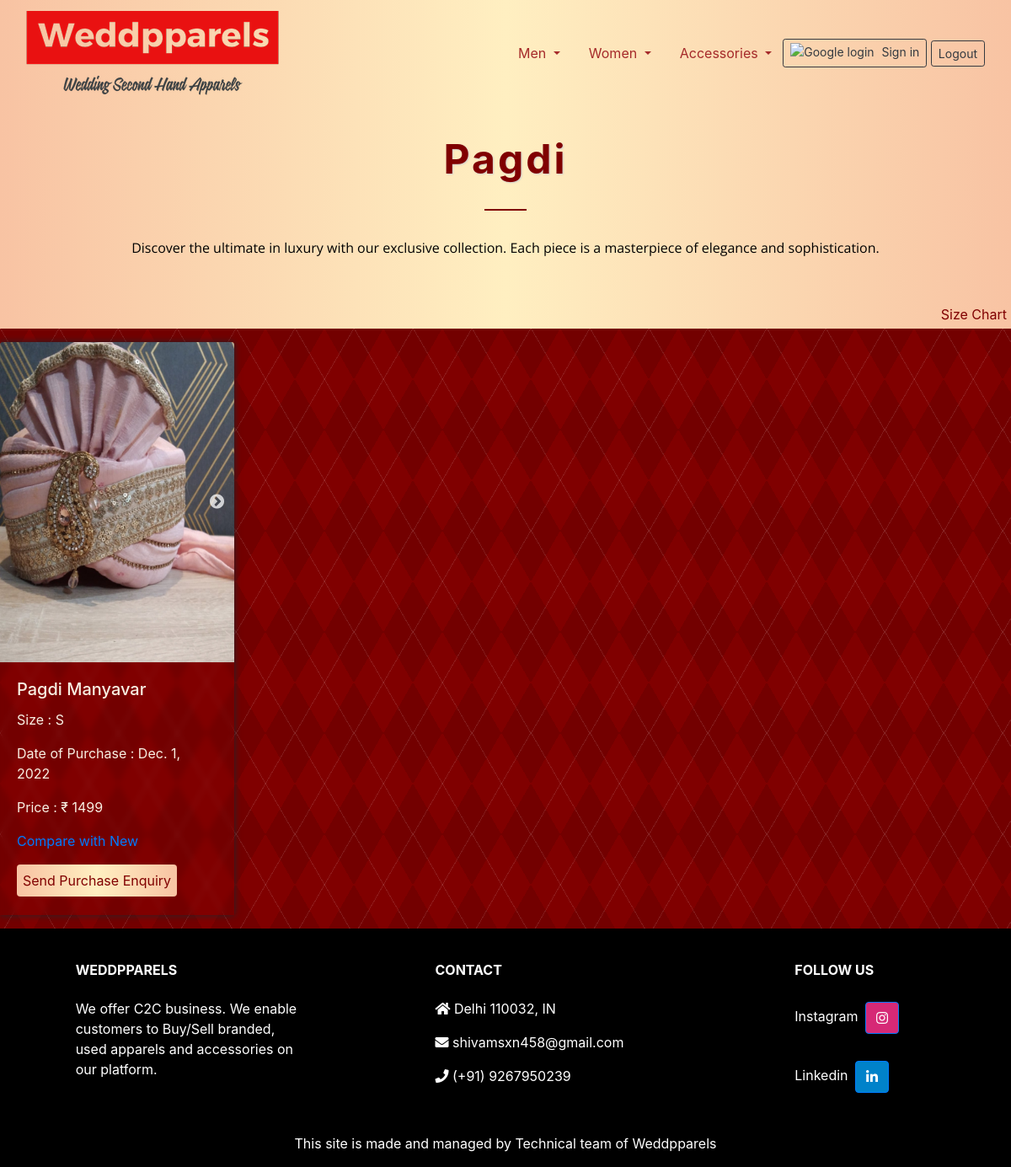
Page /shop/categorydisplay/Pagdi on the committed database.
### shop/models.py (models this page shows, shortened)
class Product(models.Model):
    product_id = models.AutoField
    product_name = models.CharField(max_length= 30)
    size = models.CharField(max_length=100, blank=True, default="onesize")
    purchase_date = models.DateField()
    category = models.CharField(max_length=25, default="")
    subcategory = models.CharField(max_length=25, default="")
    price = models.IntegerField(default= 0)
    image = models.ImageField(upload_to="shop/images", blank=True, default="")
    sideimage = models.ImageField(upload_to="shop/images", blank=True, default="/shop/images/imagecomingsoon.png")
    backimage = models.ImageField(upload_to="shop/images", blank=True, default="/shop/images/imagecomingsoon.png")
    url = models.URLField(max_length=200, blank=True, default= "")

### shop/views.py (the view)
# urls.py: path('categorydisplay/Pagdi',  views.pagdifunc, name=""),
def pagdifunc(request):
    products = Product.objects.filter(subcategory='Pagdi')
    productsfilter = Product.objects.filter(subcategory='Pagdi')[:1]
    context = {'products': products, 'productsfilter': productsfilter}
    return render(request, 'shop/navbarcatpagdi.html',context)

### shop/templates/shop/navbarcatpagdi.html
{% extends 'shop/base.html' %}

### shop/templates/shop/base.html (shortened to what this page needs)
{% block categorydisplay %}
{% load static %}
<!doctype html>
<html lang="en" xmlns="http://www.w3.org/1999/html">
<head>
    <link rel="stylesheet" href="https://cdn.jsdelivr.net/npm/bootstrap@4.1.3/dist/css/bootstrap.min.css">
<nav class= "navbar navbar-expand-lg bg-transparent navbar-light navbar-airy bg-fixed-white" style="margin: 0;">
<div class="container-fluid">
   <a class="navbar-brand" href="http://weddpparels.com/"><img class="img-fluid" src="{% static '/media/sitelogo.png' %}" ></a>
  <div class="collapse navbar-collapse" id="navbarSupportedContent">
    <ul class="navbar-nav mr-auto">
      <li class="nav-item dropdown">
        <a class="nav-link dropdown-toggle" href="#" id="navbarDropdownmen" role="button" data-toggle="dropdown" aria-haspopup="true" aria-expanded="false" style="color: brown;">
          Men
        </a>
      </li>
      <li class="nav-item dropdown">
        <a class="nav-link dropdown-toggle" href="#" id="navbarDropdownwomen" role="button" data-toggle="dropdown" aria-haspopup="true" aria-expanded="false" style="color: brown;">
          Women
        </a>
      </li>
      <li class="nav-item dropdown">
        <a class="nav-link dropdown-toggle" href="#" id="navbarDropdownacc" role="button" data-toggle="dropdown" aria-haspopup="true" aria-expanded="false" style="color: brown;">
          Accessories
        </a>
      </li>
    </ul>
<br>
{% load socialaccount %}
<html>
<body>
{% if user.is_authenticated %}
  <h6 class="text-info">Hi! {{ user.username }}</h6> &nbsp;&nbsp;&nbsp;&nbsp;&nbsp;&nbsp;&nbsp;&nbsp;
{% else %}
  <a href="{% provider_login_url 'google'%}?next=/shop/" class="btn btn-outline-dark btn-sm" >
    <img width="16px" style="margin-bottom:3px; margin-right:5px" alt="Google login" src="https://weddpparel.s3.ap-south-1.amazonaws.com/web_dark_sq_SI%401x.png" />
    Sign in
  </a> &nbsp;
{% endif %}
<a href="http://weddpparels.com/accounts/logout/" class="btn btn-outline-dark btn-sm">Logout</a>
</body>
</html>
 </div>
</nav>
 <link rel="stylesheet" type="text/css" href="https://cdnjs.cloudflare.com/ajax/libs/slick-carousel/1.8.1/slick.min.css"/>
  <link rel="stylesheet" type="text/css" href="https://cdnjs.cloudflare.com/ajax/libs/slick-carousel/1.8.1/slick-theme.min.css"/>
</head>
<body>
<br>
<div style="background-image: linear-gradient(to right,#f8c3a3, #ffefc1, #f8c3a3); text-align: center; padding: 10px;">
    <h2 style="font-size: 48px; font-weight: bold; margin: 0; color: maroon; letter-spacing: 3px; text-shadow: 1px 1px 2px #ccc;">
        {% for product in productsfilter %}
        {{ product.subcategory }}
        {% endfor %}
    </h2>
    <hr style="border: none; border-top: 2px solid maroon; height: 2px; margin: 30px auto; max-width: 50px;">
    <p style="color: black; font-size: 16px; line-height: 1.5; font-family: 'Open Sans', sans-serif;">
        Discover the ultimate in luxury with our exclusive collection. Each piece is a masterpiece of elegance and sophistication.
   <br><br>
    </p>
</div>
<div style="background-image: linear-gradient(to right,#f8c3a3, #ffefc1, #f8c3a3); text-align: right; padding: 5px;">
        <a href="http://weddpparels.com/shop/sizechart" style="color:maroon;">Size Chart</a>
</div>
<div class="container-fluid embed-responsive" style="background-color: maroon;
background-image:
repeating-linear-gradient(120deg, rgba(255,255,255,.1), rgba(255,255,255,.1) 1px, transparent 1px, transparent 60px),
repeating-linear-gradient(60deg, rgba(255,255,255,.1), rgba(255,255,255,.1) 1px, transparent 1px, transparent 60px),
linear-gradient(60deg, rgba(0,0,0,.1) 25%, transparent 25%, transparent 75%, rgba(0,0,0,.1) 75%, rgba(0,0,0,.1)),
linear-gradient(120deg, rgba(0,0,0,.1) 25%, transparent 25%, transparent 75%, rgba(0,0,0,.1) 75%, rgba(0,0,0,.1));
background-size: 70px 120px; max-width: 100%;">
<div class="row">
  <link href="{% static 'css/style.css'%}" rel="stylesheet">
{% for product in products %}
  <div class="col-md-3 my-3">
    <div class="card1">
        <div class="slider">
            <div><img class="card-img-top" style="height:380px;" src="/media/{{ product.image }}" alt="{{ product.name }}"></div>
        </div>
      <div class="card-body" style="color: #F8F0E3;">
        <h5 class="card-title">{{ product.product_name }}</h5>
        <p class="card-text" >Size : {{ product.size }} </p>
        <p class="card-text" >Date of Purchase : {{ product.purchase_date }} </p>
        <p class="card-text">Price : ₹ {{ product.price }}</p>
        <p> <a  href="{{ product.url }}">Compare with New</a></p>
        <a href="http://weddpparels.com/shop/sendpurchaseenquiry/#{{ product.product_name }}" id="{{ product.product_name }}" class="btn" style="color: maroon ;background-image: linear-gradient(to right,#f8c3a3, #ffefc1, #f8c3a3); padding: 6px; background-color:#F6BE00 ; position: absolute;">Send Purchase Enquiry</a>
      </div>
    </div>
  </div>
{% endfor %}
</div>
</div>
</body>
<footer
          class="text-left text-lg-start text-white"
          style="background-color: black"
          >
    <div class="container-fluid p-4 pb-0">
      <section class="">
        <div class="row">
          <div class="col-md-3 col-lg-3 col-xl-3 mx-auto mt-3">
            <h6 class="text-uppercase mb-4 font-weight-bold">
              Weddpparels
            </h6>
            <p>
              We offer C2C business. We enable customers to Buy/Sell branded, used apparels and accessories on our platform.
            </p>
          </div>
          <div class="col-md-4 col-lg-3 col-xl-3 mx-auto mt-3">
            <h6 class="text-uppercase mb-4 font-weight-bold"> Contact </h6>
            <p><i class="fas fa-home mr-0"></i> Delhi 110032, IN </p>
            <p><i class="fas fa-envelope mr-0"></i> shivamsxn458@gmail.com </p>
            <p><i class="fas fa-phone mr-0"></i> (+91) 9267950239 </p>
          </div>
          <div class="col-md-3 col-lg-2 col-xl-2 mx-auto mt-3">
            <h6 class="text-uppercase mb-4 font-weight-bold"> Follow us </h6>
            Instagram
            <a
               class="btn btn-primary btn-floatin m-1"
               style="background-color: #d62976 "
               href="#!"
               role="button"
               ><i class="fab fa-instagram"></i></a>
  <br><br>
            Linkedin
            <a
               class="btn btn-primary btn-floating m-1"
               style="background-color: #0082ca"
               href="https://www.linkedin.com/in/shivam-saxena-b939641a0/"
               role="button"
               ><i class="fab fa-linkedin-in"></i
              ></a>
      </section>
    </div>
    <div
         class="text-center p-3"
         style="background-color: rgba(0, 0, 0, 0.2)"
         >
      <a class="text-white" href="https://weddpparels.com/"
         >This site is made and managed by Technical team of Weddpparels</a>
    </div>
<link rel="stylesheet" href="https://cdnjs.cloudflare.com/ajax/libs/font-awesome/5.15.3/css/all.min.css" />
 </footer>
</html>
{% endblock %}

### shop/static/css/style.css (style rules this page uses)
.card1 { margin: 0 0.0em; border: none; border-radius: 0; height: 680px; box-shadow: 0 0 8px 0 ; background: null; backdrop-filter: blur(3px); }
.card1 img { max-width: 100%; max-height: 100%; }

### shop/templates/shop/base.html (style rules this page uses)
body { background-color: #F8F0E3; background-image: linear-gradient(to right,#f8c3a3, #ffefc1, #f8c3a3); padding: 0px; }

### rows in the picture
Product: subcategory "Pagdi", image (picture), product_name "Pagdi Manyavar", size "S", purchase_date "Dec. 1, 2022", price "1499"
